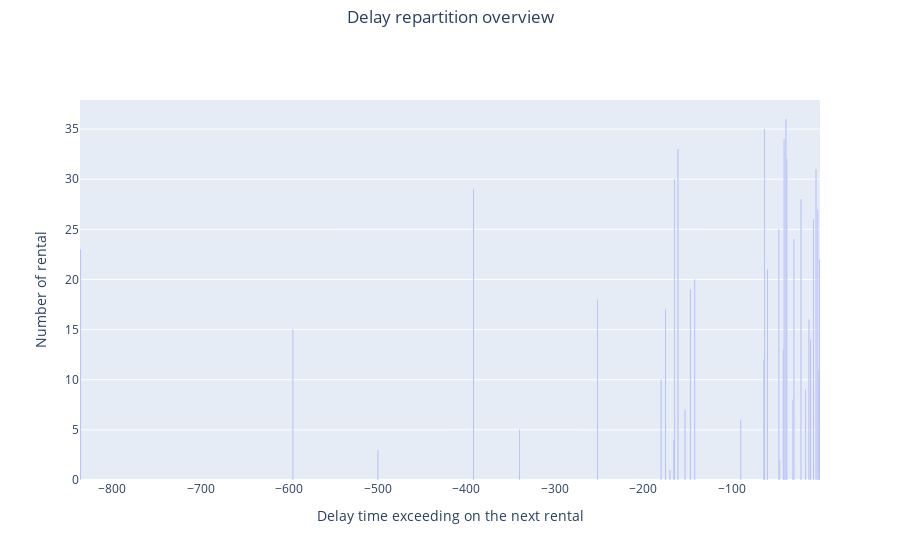

The code cell stored with this chart in its notebook:
### Code cell
fig2= px.bar(df_impacted_canceled_loc, x= 'real_delay_between_loc_in_min', y = df_impacted_canceled_loc.index, title = 'Delay repartition overview' )
fig2.update_layout(
    xaxis_title = 'Delay time exceeding on the next rental',
    yaxis_title = 'Number of rental',
    title={
        'text': 'Delay repartition overview',
        'y':0.98,
        'x':0.5,
        'xanchor': 'center',
        'yanchor': 'top'},)
fig2.show()

### Figure 1 — Plotly figure (JSON) as saved in the notebook; plotly's stock layout.template omitted (floating-point values rounded to 4 significant figures)
{"data": [{"alignmentgroup": "True", "hovertemplate": "real_delay_between_loc_in_min=%{x}<br>index=%{y}<extra></extra>", "legendgroup": "", "marker": {"color": "#636efa", "pattern": {"shape": ""}}, "name": "", "offsetgroup": "", "orientation": "v", "showlegend": false, "textposition": "auto", "type": "bar", "x": [-171, -170, -46, -500, -166, -340, -90, -153, -31, -17, -180, -2, -64, -42, -11, -596, -13, -175, -252, -147, -142, -60, -1, -836, -30, -47, -8, -3, -22, -392, -165, -5, -38, -161, -41, -63, -39], "xaxis": "x", "y": [0, 1, 2, 3, 4, 5, 6, 7, 8, 9, 10, 11, 12, 13, 14, 15, 16, 17, 18, 19, 20, 21, 22, 23, 24, 25, 26, 27, 28, 29, 30, 31, 32, 33, 34, 35, 36], "yaxis": "y"}], "layout": {"barmode": "relative", "legend": {"tracegroupgap": 0}, "title": {"text": "Delay repartition overview", "x": 0.5, "xanchor": "center", "y": 0.98, "yanchor": "top"}, "xaxis": {"anchor": "y", "domain": [0, 1], "title": {"text": "Delay time exceeding on the next rental"}}, "yaxis": {"anchor": "x", "domain": [0, 1], "title": {"text": "Number of rental"}}}}
